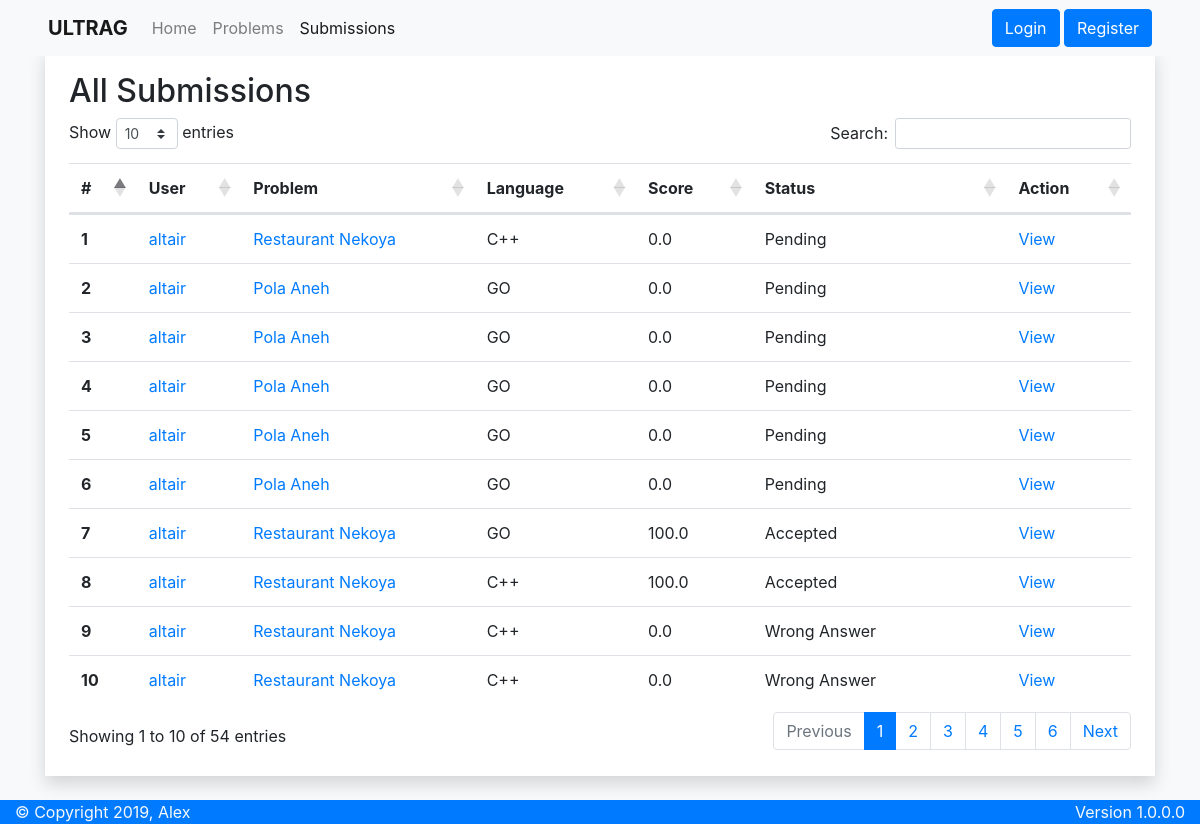
Screenshot of /submissions with the database file from the repository.
### apps/models.py (models this page shows, shortened)
class Submission(models.Model):
    STATUS_CHOICES = {
        ('PEN', 'Pending'),
        ('AC', 'Accepted'),
        ('WA', 'Wrong Answer'),
        ('TLE', 'Time Limit Exceeded'),
        ('RTE', 'Runtime Error'),
        ('CTE', 'Compilation Error'),
        ('ACE', 'Abort Called Error'),
        ('MLE', 'Memory Limit Exceeded'),
        ('UNE', 'Unknown Error')
    }
    user = models.ForeignKey(User, default=None, on_delete=models.DO_NOTHING)
    problem = models.ForeignKey(Problem, on_delete=models.CASCADE)
    file = models.FileField(default=None, upload_to='Submission', storage=judge_storage)
    language = models.CharField(max_length=10, editable=False, default='UNKNOWN')
    host = models.PositiveSmallIntegerField(default=0)
    score = models.FloatField(default=0)
    status = models.CharField(max_length=3, choices=STATUS_CHOICES, default='PEN')
    date = models.DateTimeField(auto_now=True, editable=False)

class Problem(models.Model):
    name = models.CharField(max_length=50)
    description = models.TextField(default=None)
    input_format = models.TextField(default=None)
    output_format = models.TextField(default=None)
    constraints = models.TextField(default=None)
    time_limit = models.PositiveSmallIntegerField()
    memory_limit = models.PositiveSmallIntegerField()
    date = models.DateTimeField(auto_now=True, editable=False)
    def __str__(self):
        return '{}'.format(self.name)

### apps/views.py (the view)
# urls.py: path('submissions', views.submissions, name='submissions'),
def submissions(request):
    submissions = models.Submission.objects.all().order_by('-date')
    context = {
        'Title': 'ULTRAG - Submission List',
        'Submissions': submissions
    }
    return render(request, 'apps/submissions.html', context)

### apps/templates/apps/submissions.html (shortened to what this page needs)
{% extends 'apps/base.html' %}
{% block extra-css %}
<link rel="stylesheet" href="https://cdn.datatables.net/1.10.20/css/dataTables.bootstrap4.min.css">
{% endblock extra-css %}
{% block content %}
<h2>All Submissions</h2>
<table id="submission" class="table table-hover">
	<thead>
		<tr>
			<th scope="col">#</th>
			<th scope="col">User</th>
			<th scope="col">Problem</th>
			<th scope="col">Language</th>
			<th scope="col">Score</th>
			<th scope="col">Status</th>
			<th scope="col">Action</th>
		</tr>
	</thead>
	<tbody>
		{% for submission in Submissions %}
		<tr>
			<th scope="row">{{ forloop.counter }}</th>
			<td><a href="{% url 'apps:profile' submission.user.username %}">{{ submission.user.username }}</a></td>
			<td><a href="{% url 'apps:problem' submission.problem_id %}">{{ submission.problem }}</a></td>
			<td>{{ submission.language }}</td>
			<td>{{ submission.score }}</td>
			<td>{{ submission.get_status_display }}</td>
			<td><a href="{% url 'apps:submission' submission.id %}">View</a></td>
		</tr>
		{% endfor %}
	</tbody>
</table>
{% endblock content %}

### apps/templates/apps/base.html (shortened to what this page needs)
<!DOCTYPE html>
<html lang="en">
	<head>
		<link rel="stylesheet" href="https://maxcdn.bootstrapcdn.com/bootstrap/4.3.1/css/bootstrap.min.css"></link>
		{% block extra-css %}
		{% endblock extra-css %}
	</head>
	<body class="bg-light">
		<nav class="navbar navbar-expand-lg navbar-light fixed-top bg-light pl-5 pr-5">
			<a class="navbar-brand" href="{% url 'apps:index' %}">
                <strong>ULTRAG</strong>
			</a>
			<ul class="navbar-nav mr-auto">
				<li class="nav-item{% if request.resolver_match.url_name == 'index' %} active{% endif %}">
					<a class="nav-link" href="{% url 'apps:index' %}">Home</a>
				</li>
				<li class="nav-item{% if request.resolver_match.url_name == 'problems' %} active{% endif %}">
					<a class="nav-link" href="{% url 'apps:problems' %}">Problems</a>
				</li>
				<li class="nav-item{% if request.resolver_match.url_name == 'submissions' %} active{% endif %}">
					<a class="nav-link" href="{% url 'apps:submissions' %}">Submissions</a>
				</li>
			</ul>
			<ul class="navbar-nav ml-auto">
				{% if user.is_authenticated %}
				<div class="btn-group dropleft" role="group">
                    <button type="button" class="btn btn-primary">{{ user.username }}</button>
                    <button type="button" class="btn btn-primary dropdown-toggle dropdown-toggle-split" data-toggle="dropdown" aria-haspopup="true" aria-expanded="false">
                        <span class="sr-only">Toggle Dropdown</span>
                    </button>
                    <div class="dropdown-menu" aria-labelledby="dropdownMenuButton">
                        <a class="dropdown-item" href="{% url 'apps:profile' user.username %}">My profile</a>
                        <a class="dropdown-item" href="{% url 'apps:submissions_my' %}">My submissions</a>
                        {% if user.is_staff %}
                        <a class="dropdown-item" href="{% url 'apps:problems_manage' %}">Manage problem</a>
                        {% endif %}
                        <div class="dropdown-divider"></div>
                        <a class="dropdown-item" href="{% url 'apps:logout' %}">Logout</a>
                    </div>
                </div>
				{% else %}
				<li class="nav-item">
					<a class="btn btn-primary" href="{% url 'apps:login' %}" role="button">Login</a>
					<a class="btn btn-primary" href="{% url 'apps:register' %}" role="button">Register</a>
				</li>
				{% endif %}
			</ul>
		</nav>
		<div class="content pt-5">
			<div class="container">
				<div class="row">
					<div class="col">
						<div class="shadow p-4 mb-4 bg-white">
							{% block content %}
							{% endblock content %}
						</div>
					</div>
				</div>
			</div>
			<footer>
				<div class="container-fluid bg-primary text-light">
					<div class="row">
						<div class="col-auto mr-auto">
							© Copyright 2019, Alex
						</div>
						<div class="col-auto ml-auto">
							Version 1.0.0.0
						</div>
					</div>
				</div>
			</footer>
		</div>
	</body>
</html>

### rows the page displays
Submission: user.username "altair", problem "Restaurant Nekoya", language "C++", score "0.0", status "Pending"
Submission: user.username "altair", problem "Pola Aneh", language "GO", score "0.0", status "Pending"
Submission: user.username "altair", problem "Pola Aneh", language "GO", score "0.0", status "Pending"
Submission: user.username "altair", problem "Pola Aneh", language "GO", score "0.0", status "Pending"
Submission: user.username "altair", problem "Pola Aneh", language "GO", score "0.0", status "Pending"
Submission: user.username "altair", problem "Pola Aneh", language "GO", score "0.0", status "Pending"
Submission: user.username "altair", problem "Restaurant Nekoya", language "GO", score "100.0", status "Accepted"
Submission: user.username "altair", problem "Restaurant Nekoya", language "C++", score "100.0", status "Accepted"
Submission: user.username "altair", problem "Restaurant Nekoya", language "C++", score "0.0", status "Wrong Answer"
Submission: user.username "altair", problem "Restaurant Nekoya", language "C++", score "0.0", status "Wrong Answer"
